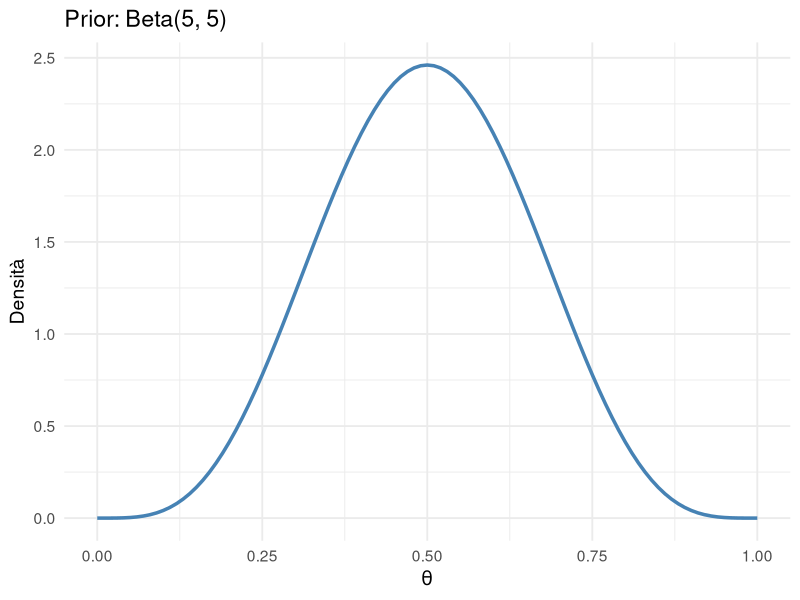
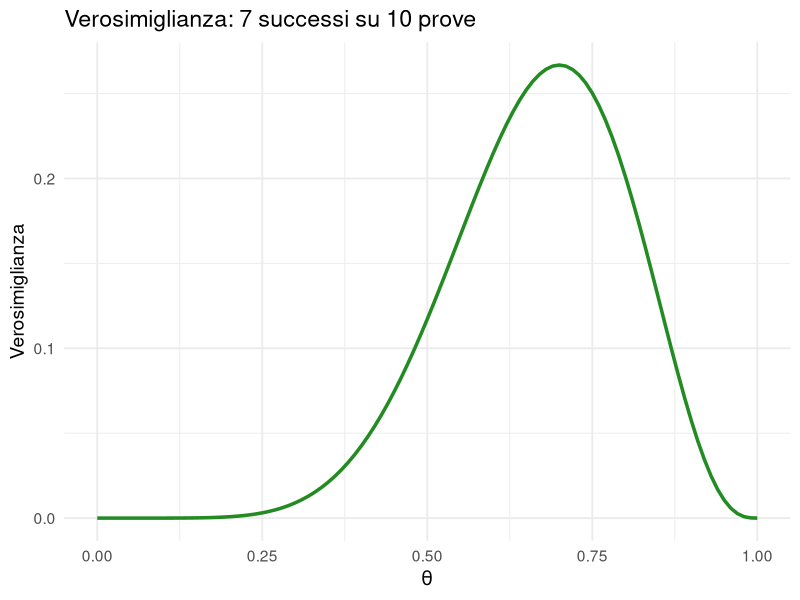
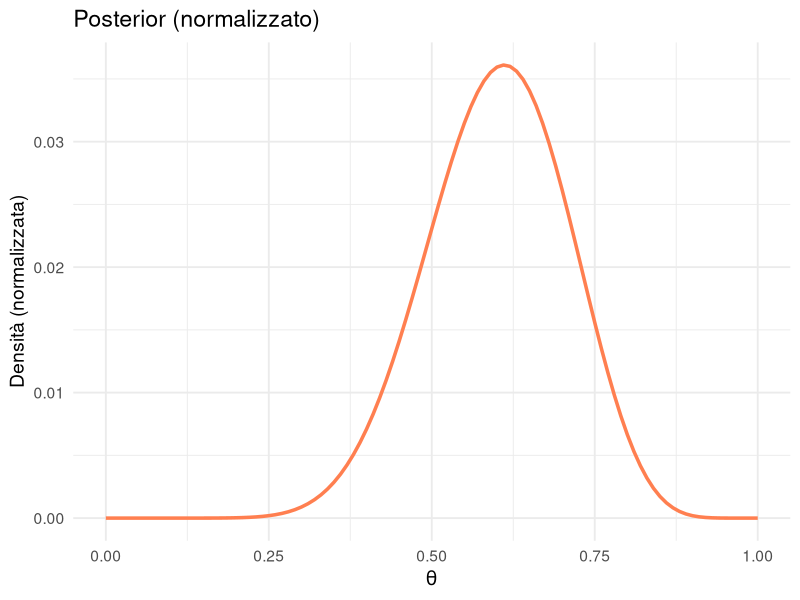
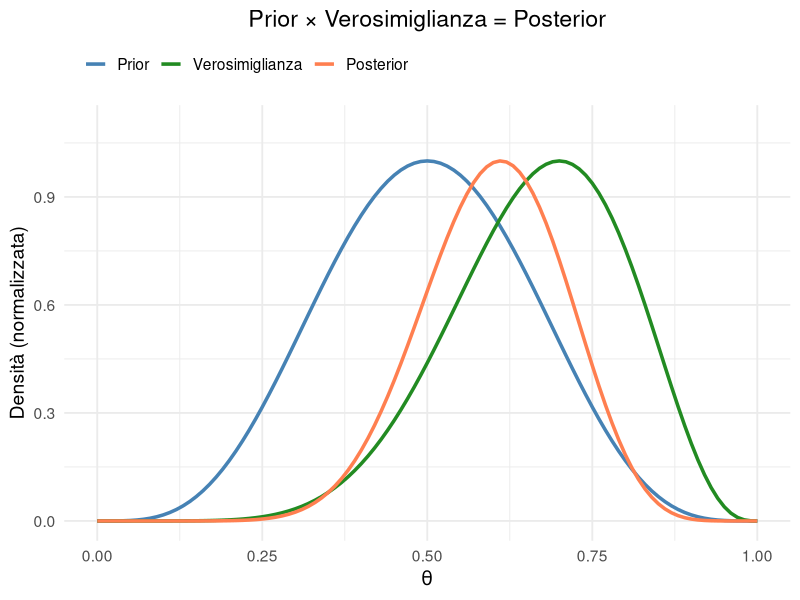
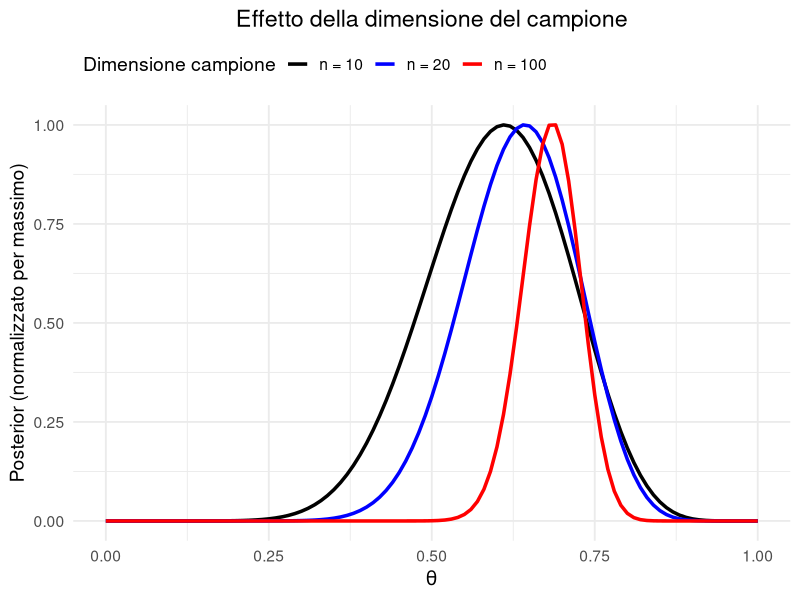
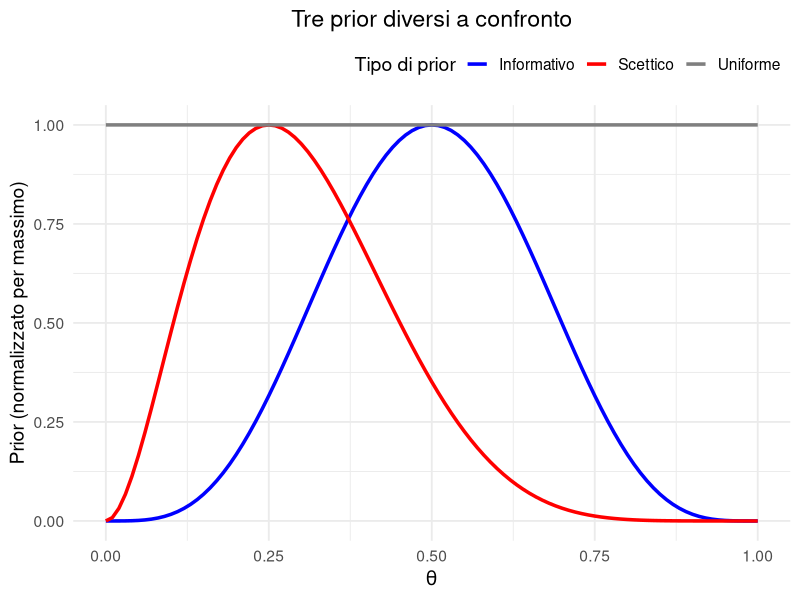
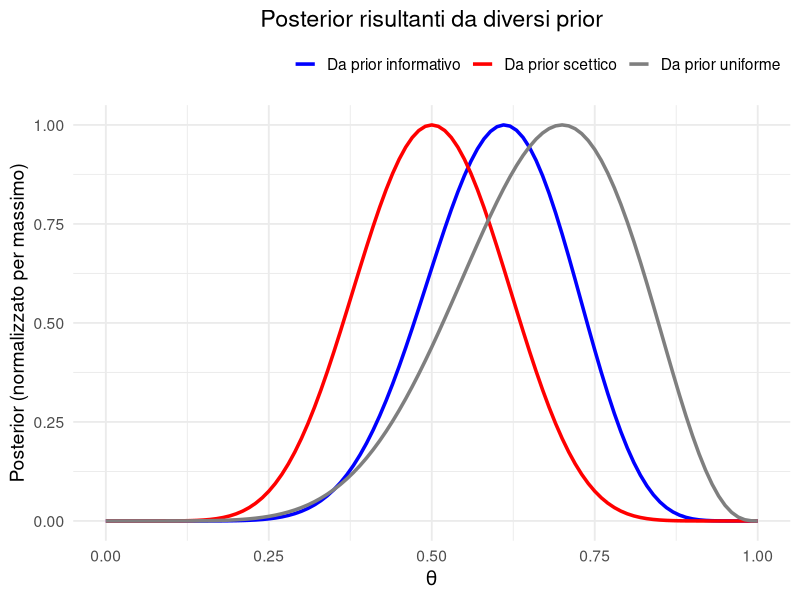
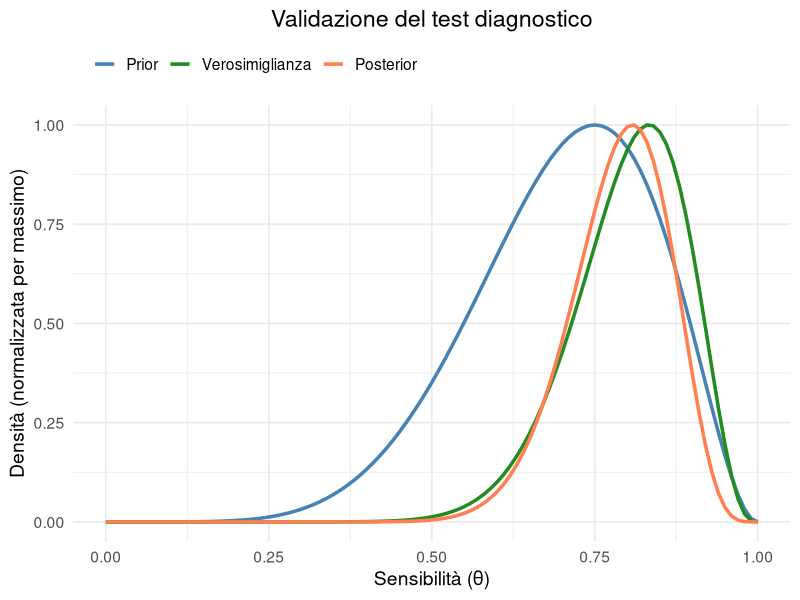

Source code (R) for these figures, in order:
## ---- chunk 1
#| echo: false
#| message: false
#| warning: false
library(ggplot2)
library(tidyr)
set.seed(42)
## ---- chunk 2
# 101 valori da 0 a 1
theta <- seq(0, 1, length.out = 101)

# Quanti valori?
length(theta)

# Primi e ultimi valori
head(theta)
tail(theta)
## ---- chunk 3
# Prior: distribuzione Beta(5, 5) - centrata su 0.5
prior <- dbeta(theta, shape1 = 5, shape2 = 5)
## ---- chunk 4
#| fig-height: 5

g1 <- ggplot(
  data.frame(theta = theta, prior = prior), 
  aes(x = theta, y = prior)
  ) +
  geom_line(linewidth = 1.2, color = "steelblue") +
  labs(
    x = expression(theta),
    y = "Densità",
    title = "Prior: Beta(5, 5)"
  ) +
  theme_minimal(base_size = 14)
## ---- chunk 5
#| echo: false
g1
## ---- chunk 6
verosim <- dbinom(7, size = 10, prob = theta)
## ---- chunk 7
g2 <- ggplot(
  data.frame(theta = theta, verosim = verosim), 
  aes(x = theta, y = verosim)
  ) +
  geom_line(linewidth = 1.2, color = "forestgreen") +
  labs(
    x = expression(theta),
    y = "Verosimiglianza",
    title = "Verosimiglianza: 7 successi su 10 prove"
  ) +
  theme_minimal(base_size = 14)
## ---- chunk 8
#| echo: false
g2
## ---- chunk 9
# Prodotto (non normalizzato)
prodotto <- verosim * prior

# Normalizzazione
posterior <- prodotto / sum(prodotto)
## ---- chunk 10
g3 <- ggplot(
  data.frame(theta = theta, posterior = posterior), 
  aes(x = theta, y = posterior)
  ) +
  geom_line(linewidth = 1.2, color = "coral") +
  labs(
    x = expression(theta),
    y = "Densità (normalizzata)",
    title = "Posterior (normalizzato)"
  ) +
  theme_minimal(base_size = 14)
## ---- chunk 11
#| echo: false
g3
## ---- chunk 12
#| echo: false

# Normalizziamo per massimo per confrontare visivamente
prior_norm <- prior / max(prior)
verosim_norm <- verosim / max(verosim)
posterior_norm <- posterior / max(posterior)

# Creare un dataframe unico
df_plot <- data.frame(
  theta = theta,
  Prior = prior_norm,
  Verosimiglianza = verosim_norm,
  Posterior = posterior_norm
)

# Convertire in formato lungo
df_long <- pivot_longer(
  df_plot,
  cols = c(Prior, Verosimiglianza, Posterior),
  names_to = "Distribuzione",
  values_to = "Densità"
)

# Ordinare i livelli del fattore per controllo legenda
df_long$Distribuzione <- factor(
  df_long$Distribuzione,
  levels = c("Prior", "Verosimiglianza", "Posterior")
)

# Definire colori corrispondenti
colori <- c(
  "Prior" = "steelblue",
  "Verosimiglianza" = "forestgreen",
  "Posterior" = "coral"
)

# Creare il plot
g4 <- ggplot(df_long, aes(x = theta, y = Densità, color = Distribuzione)) +
  geom_line(linewidth = 1.2) +
  scale_color_manual(values = colori) +
  labs(
    x = expression(theta),
    y = "Densità (normalizzata)",
    title = "Prior × Verosimiglianza = Posterior",
    color = ""
  ) +
  ylim(0, 1.1) +
  theme_minimal(base_size = 14) +
  theme(
    plot.title = element_text(hjust = 0.5),
    legend.position = "top",
    legend.justification = "left"
  )
## ---- chunk 13
#| echo: false
g4
## ---- chunk 14
# Stesso prior per tutti
prior <- dbeta(theta, 5, 5)

# Tre verosimiglianze (stessa proporzione, n diversi)
verosim_10 <- dbinom(7, 10, theta)
verosim_20 <- dbinom(14, 20, theta)
verosim_100 <- dbinom(70, 100, theta)

# Tre posterior
post_10 <- (verosim_10 * prior) / sum(verosim_10 * prior)
post_20 <- (verosim_20 * prior) / sum(verosim_20 * prior)
post_100 <- (verosim_100 * prior) / sum(verosim_100 * prior)
## ---- chunk 15
#| echo: false

# Creare dataframe
df_campione <- data.frame(
  theta = theta,
  n_10 = post_10 / max(post_10),
  n_20 = post_20 / max(post_20),
  n_100 = post_100 / max(post_100)
)

# Convertire in formato lungo
df_campione_long <- pivot_longer(
  df_campione,
  cols = starts_with("n_"),
  names_to = "Campione",
  values_to = "Posterior"
)

# Personalizzare le etichette per la legenda
df_campione_long$Campione <- factor(
  df_campione_long$Campione,
  levels = c("n_10", "n_20", "n_100"),
  labels = c("n = 10", "n = 20", "n = 100")
)

# Definire colori
colori_campione <- c("n = 10" = "black", "n = 20" = "blue", "n = 100" = "red")

# Creare il plot
ggplot(df_campione_long, aes(x = theta, y = Posterior, color = Campione)) +
  geom_line(linewidth = 1.2) +
  scale_color_manual(values = colori_campione) +
  labs(
    x = expression(theta),
    y = "Posterior (normalizzato per massimo)",
    title = "Effetto della dimensione del campione",
    color = "Dimensione campione"
  ) +
  theme_minimal(base_size = 14) +
  theme(
    plot.title = element_text(hjust = 0.5),
    legend.position = "top",
    legend.justification = "left"
  )
## ---- chunk 16
# Tre prior
prior_info <- dbeta(theta, 5, 5)
prior_scettico <- dbeta(theta, 3, 7)
prior_uniforme <- dbeta(theta, 1, 1)

# Stessa verosimiglianza
verosim <- dbinom(7, 10, theta)

# Tre posterior
post_info <- (verosim * prior_info) / sum(verosim * prior_info)
post_scettico <- (verosim * prior_scettico) / sum(verosim * prior_scettico)
post_uniforme <- (verosim * prior_uniforme) / sum(verosim * prior_uniforme)
## ---- chunk 17
#| echo: false

# Creare dataframe
df_prior <- data.frame(
  theta = theta,
  Informativo = prior_info / max(prior_info),
  Scettico = prior_scettico / max(prior_scettico),
  Uniforme = prior_uniforme / max(prior_uniforme)
)

# Convertire in formato lungo
df_prior_long <- pivot_longer(
  df_prior,
  cols = c(Informativo, Scettico, Uniforme),
  names_to = "Tipo_prior",
  values_to = "Densità"
)

# Ordinare i livelli per controllo legenda
df_prior_long$Tipo_prior <- factor(
  df_prior_long$Tipo_prior,
  levels = c("Informativo", "Scettico", "Uniforme")
)

# Definire colori
colori_prior <- c(
  "Informativo" = "blue",
  "Scettico" = "red",
  "Uniforme" = "gray50"
)

# Creare il plot
ggplot(df_prior_long, aes(x = theta, y = Densità, color = Tipo_prior)) +
  geom_line(linewidth = 1.2) +
  scale_color_manual(values = colori_prior) +
  labs(
    x = expression(theta),
    y = "Prior (normalizzato per massimo)",
    title = "Tre prior diversi a confronto",
    color = "Tipo di prior"
  ) +
  theme_minimal(base_size = 14) +
  theme(
    plot.title = element_text(hjust = 0.5),
    legend.position = "top",
    legend.justification = "right"
  )
## ---- chunk 18
#| echo: false

# Creare dataframe
df_posterior <- data.frame(
  theta = theta,
  Informativo = post_info / max(post_info),
  Scettico = post_scettico / max(post_scettico),
  Uniforme = post_uniforme / max(post_uniforme)
)

# Convertire in formato lungo
df_posterior_long <- pivot_longer(
  df_posterior,
  cols = c(Informativo, Scettico, Uniforme),
  names_to = "Tipo_prior",
  values_to = "Posterior"
)

# Ordinare i livelli per controllo legenda
df_posterior_long$Tipo_prior <- factor(
  df_posterior_long$Tipo_prior,
  levels = c("Informativo", "Scettico", "Uniforme"),
  labels = c("Da prior informativo", "Da prior scettico", "Da prior uniforme")
)

# Definire colori (coerenti con il plot dei prior)
colori_posterior <- c(
  "Da prior informativo" = "blue",
  "Da prior scettico" = "red",
  "Da prior uniforme" = "gray50"
)

# Creare il plot
ggplot(df_posterior_long, aes(x = theta, y = Posterior, color = Tipo_prior)) +
  geom_line(linewidth = 1.2) +
  scale_color_manual(values = colori_posterior) +
  labs(
    x = expression(theta),
    y = "Posterior (normalizzato per massimo)",
    title = "Posterior risultanti da diversi prior",
    color = ""
  ) +
  theme_minimal(base_size = 14) +
  theme(
    plot.title = element_text(hjust = 0.5),
    legend.position = "top",
    legend.justification = "right"
  )
## ---- chunk 19
# Prior
prior_test <- dbeta(theta, 7, 3)

# Verosimiglianza
verosim_test <- dbinom(15, 18, theta)

# Posterior
post_test <- (verosim_test * prior_test) / sum(verosim_test * prior_test)
## ---- chunk 20
#| echo: false

# Creare dataframe con le distribuzioni normalizzate
df_test <- data.frame(
  theta = theta,
  Prior = prior_test / max(prior_test),
  Verosimiglianza = verosim_test / max(verosim_test),
  Posterior = post_test / max(post_test)
)

# Convertire in formato lungo
df_test_long <- pivot_longer(
  df_test,
  cols = c(Prior, Verosimiglianza, Posterior),
  names_to = "Distribuzione",
  values_to = "Densità"
)

# Ordinare i livelli del fattore
df_test_long$Distribuzione <- factor(
  df_test_long$Distribuzione,
  levels = c("Prior", "Verosimiglianza", "Posterior")
)

# Definire colori
colori_test <- c(
  "Prior" = "steelblue",
  "Verosimiglianza" = "forestgreen",
  "Posterior" = "coral"
)

# Creare il plot
ggplot(df_test_long, aes(x = theta, y = Densità, color = Distribuzione)) +
  geom_line(linewidth = 1.2) +
  scale_color_manual(values = colori_test) +
  labs(
    x = "Sensibilità (θ)",
    y = "Densità (normalizzata per massimo)",
    title = "Validazione del test diagnostico",
    color = ""
  ) +
  theme_minimal(base_size = 14) +
  theme(
    plot.title = element_text(hjust = 0.5),
    legend.position = "top",
    legend.justification = "left"
  )
## ---- chunk 21
# Probabilità che θ ≥ 0.75
prob_ge_075 <- sum(post_test[theta >= 0.75])
prob_ge_075
## ---- chunk 22
# Probabilità che θ ≥ 0.70
prob_ge_070 <- sum(post_test[theta >= 0.70])
prob_ge_070
## ---- chunk 23
#| echo: false
#| 
theta <- seq(0, 1, length.out = 101)
prior <- dbeta(theta, 3, 7)

ggplot(data.frame(theta = theta, prior = prior), aes(x = theta, y = prior)) +
  geom_line(linewidth = 1.2, color = "steelblue") +
  geom_vline(xintercept = 0.3, color = "steelblue", linetype = "dashed") +
  labs(x = "Competenza (θ)", y = "Densità",
       title = "Prior Beta(3, 7): competenza media = 0.30") +
  theme_minimal(base_size = 14)
## ---- chunk 24
#| echo: false
risposte_corrette <- 12
risposte_date <- 17

verosim <- dbinom(risposte_corrette, risposte_date, prob = theta)

ggplot(data.frame(theta = theta, verosim = verosim), aes(x = theta, y = verosim)) +
  geom_line(linewidth = 1.2, color = "forestgreen") +
  geom_vline(xintercept = 12/17, color = "darkred", linetype = "dashed") +
  annotate("text", x = 0.78, y = max(verosim) * 0.9, 
           label = "MLE = 0.71", color = "darkred", size = 4) +
  labs(x = "Competenza (θ)", y = "Verosimiglianza",
       title = "Verosimiglianza: 12 corrette su 17 risposte") +
  theme_minimal(base_size = 14)
## ---- chunk 25
# Posterior = Prior × Verosimiglianza (normalizzato)
prodotto <- prior * verosim
posterior <- prodotto / sum(prodotto)
## ---- chunk 26
#| echo: false
#| fig-height: 5

# Normalizziamo per confrontare
df_marco <- data.frame(
  theta = theta,
  Prior = prior / max(prior),
  Verosimiglianza = verosim / max(verosim),
  Posterior = posterior / max(posterior)
)

df_marco_long <- pivot_longer(
  df_marco,
  cols = c(Prior, Verosimiglianza, Posterior),
  names_to = "Distribuzione",
  values_to = "Densità"
)

df_marco_long$Distribuzione <- factor(
  df_marco_long$Distribuzione,
  levels = c("Prior", "Verosimiglianza", "Posterior"),
  labels = c("Prior (popolazione)", "Verosimiglianza (dati)", "Posterior (stima)")
)

colori_marco <- c(
  "Prior (popolazione)" = "steelblue",
  "Verosimiglianza (dati)" = "forestgreen",
  "Posterior (stima)" = "coral"
)

ggplot(df_marco_long, aes(x = theta, y = Densità, color = Distribuzione)) +
  geom_line(linewidth = 1.2) +
  scale_color_manual(values = colori_marco) +
  labs(x = "Competenza (θ)", y = "Densità (normalizzata)",
       title = "Stima bayesiana della competenza di Marco", color = "") +
  theme_minimal(base_size = 14) +
  theme(legend.position = "top")
## ---- chunk 27
soglia <- 0.50
prob_sufficiente <- sum(posterior[theta >= soglia])
round(prob_sufficiente, 3)
## ---- chunk 28
#| echo: false
#| fig-height: 5

df_soglia <- data.frame(theta = theta, posterior = posterior)

ggplot(df_soglia, aes(x = theta, y = posterior)) +
  geom_line(linewidth = 1.2, color = "coral") +
  geom_area(data = subset(df_soglia, theta >= soglia), 
            fill = "forestgreen", alpha = 0.3) +
  geom_vline(xintercept = soglia, color = "darkgreen", linetype = "dashed", linewidth = 1) +
  annotate("text", x = 0.7, y = max(posterior) * 0.7,
           label = "P(θ ≥ 0.50) = 74%", color = "darkgreen", size = 5) +
  labs(x = "Competenza (θ)", y = "Posterior",
       title = "Probabilità di superare la soglia (θ ≥ 0.50)") +
  theme_minimal(base_size = 14)
## ---- chunk 29
# Tre verosimiglianze
verosim_anna <- dbinom(15, 17, theta)
verosim_giovanni <- dbinom(10, 17, theta)
verosim_luca <- dbinom(7, 17, theta)

# Tre posterior (stesso prior per tutti)
prior <- dbeta(theta, 3, 7)
post_anna <- (prior * verosim_anna) / sum(prior * verosim_anna)
post_giovanni <- (prior * verosim_giovanni) / sum(prior * verosim_giovanni)
post_luca <- (prior * verosim_luca) / sum(prior * verosim_luca)
## ---- chunk 30
#| echo: false
#| fig-height: 5

df_studenti <- data.frame(
  theta = rep(theta, 3),
  posterior = c(post_anna, post_giovanni, post_luca),
  studente = rep(c("Anna (15/17)", "Giovanni (10/17)", "Luca (7/17)"), each = length(theta))
)

df_studenti$studente <- factor(df_studenti$studente,
  levels = c("Anna (15/17)", "Giovanni (10/17)", "Luca (7/17)"))

ggplot(df_studenti, aes(x = theta, y = posterior, color = studente)) +
  geom_line(linewidth = 1.2) +
  geom_vline(xintercept = soglia, linetype = "dashed", linewidth = 1) +
  annotate("text", x = 0.52, y = max(post_anna) * 0.5, label = "Soglia", angle = 90, size = 3.5) +
  scale_color_manual(values = c("darkgreen", "orange", "red")) +
  labs(x = "Competenza (θ)", y = "Posterior",
       title = "Confronto tra tre studenti", color = "") +
  theme_minimal(base_size = 14) +
  theme(legend.position = "top")
## ---- chunk 31
prob_anna <- sum(post_anna[theta >= soglia])
prob_giovanni <- sum(post_giovanni[theta >= soglia])
prob_luca <- sum(post_luca[theta >= soglia])

data.frame(
  Studente = c("Anna", "Giovanni", "Luca"),
  Corrette = c(15, 10, 7),
  Percentuale = c("88%", "59%", "41%"),
  P_supera_soglia = paste0(round(c(prob_anna, prob_giovanni, prob_luca)*100), "%")
)
